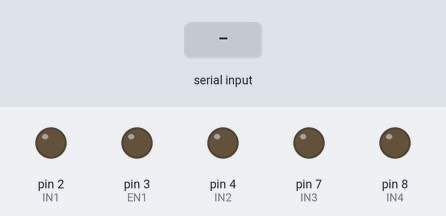
The sketch below on a simulated Arduino Uno, built with avr-gcc and run on an emulated ATmega328P. Shown: output pins drawn as LEDs (lit = HIGH). The inputs (shaded band) are chosen by the test bench.

Above: at 1.2 s.
1.3 s: "F" received over Serial
At 1.9 s:
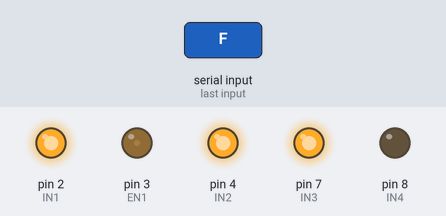
2.8 s: "B" received over Serial
At 4.0 s:
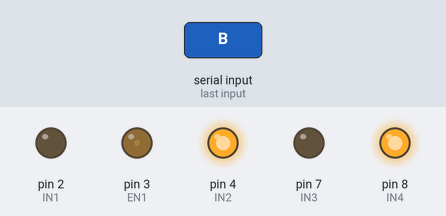
4.3 s: "L" received over Serial
At 5.4 s:
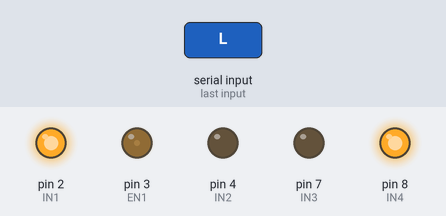
5.8 s: "R" received over Serial
At 6.5 s:
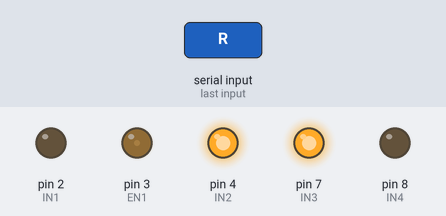
7.3 s: "S" received over Serial
At 7.7 s:
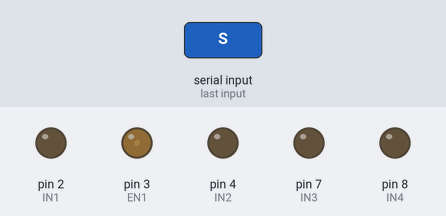
Timing chart, 0 to 9.8 s (numbered marks = the images above; inputs shaded):
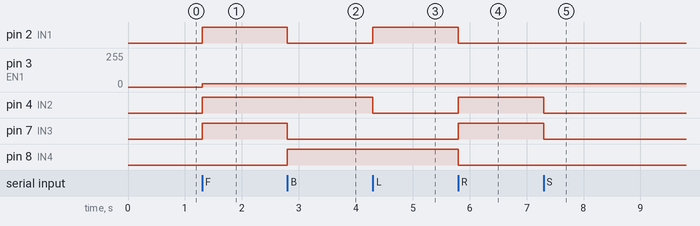

The sketch:

sketch_nov28jj.ino
```cpp
#include<SoftwareSerial.h>

#define IN1 2
#define IN2 4
#define IN3 7
#define IN4 8
#define EN1 3
#define EN2 4
char jo;

void setup() {
 Serial.begin(9600);
  pinMode(IN1, OUTPUT);
  pinMode(IN2, OUTPUT);
  pinMode(IN3, OUTPUT);
  pinMode(IN4, OUTPUT);
}

void loop() {
 if (Serial.available()) {
   jo = Serial.read();
   if (jo == 'F') {
     digitalWrite(IN1, HIGH);
     digitalWrite(IN2, LOW);
     digitalWrite(IN3, HIGH);
     digitalWrite(IN4, LOW);
     analogWrite(EN1, 280);  //speed range from 0 to 280
     analogWrite(EN2, 280);
    }
    else if (jo == 'B') {
     digitalWrite(IN1, LOW);
     digitalWrite(IN2, HIGH);
     digitalWrite(IN3, LOW);
     digitalWrite(IN4, HIGH);
   }
    else if (jo == 'L') {
     digitalWrite(IN1, HIGH);
     digitalWrite(IN2, LOW);
     digitalWrite(IN3, LOW);
     digitalWrite(IN4, HIGH);
   }
    else if (jo == 'R') {
     digitalWrite(IN1, LOW);
     digitalWrite(IN2, HIGH);
     digitalWrite(IN3, HIGH);
     digitalWrite(IN4, LOW);
   }
    else if(jo == 'S') {
     digitalWrite(IN1, LOW);
     digitalWrite(IN2, LOW);
     digitalWrite(IN3, LOW);
     digitalWrite(IN4, LOW);
    }

  }
}
```

Measured:
- after the input at 1.3 s, pin 2 (IN1), pin 4 (IN2), pin 7 (IN3): LOW → HIGH at once; pin 3 (EN1): 0/255 → 24/255 at once
- after the input at 2.8 s, pin 2 (IN1), pin 7 (IN3): HIGH → LOW at once; pin 8 (IN4): LOW → HIGH at once
- after the input at 4.3 s, pin 2 (IN1): LOW → HIGH at once; pin 4 (IN2): HIGH → LOW at once
- after the input at 5.8 s, pin 2 (IN1), pin 8 (IN4): HIGH → LOW at once; pin 4 (IN2), pin 7 (IN3): LOW → HIGH at once
- after the input at 7.3 s, pin 4 (IN2), pin 7 (IN3): HIGH → LOW at once
